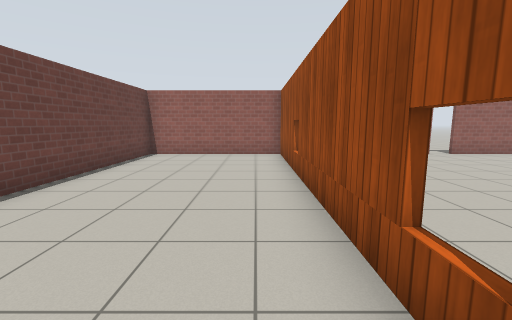
view 1 (above)

17 first-person views from a walk through a robot-simulator world made for Gazebo. The camera is 1.2 m above the floor, tilts 8° down and sees 90° across. The floor is counted in squares, 1 m on a side. Each view is taken from the middle of a square. On the plan, view 1 faces up. The plan holds only what a view shows up to about 12 squares ahead; the rest is blank. Robots are left out. Simple patterns stand in for the simulator's built-in surfaces. Simple shapes stand in for some stock models.

view 2
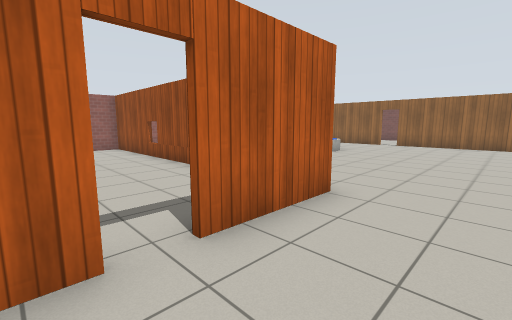

view 3
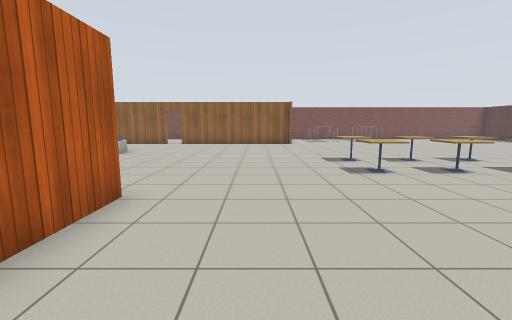

view 4
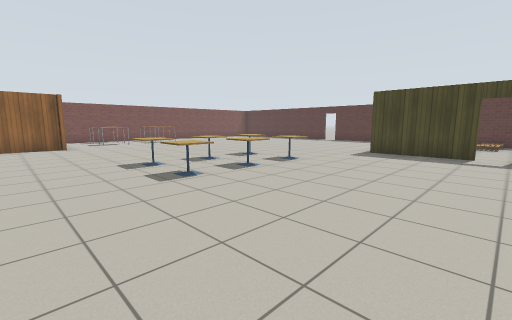

view 5
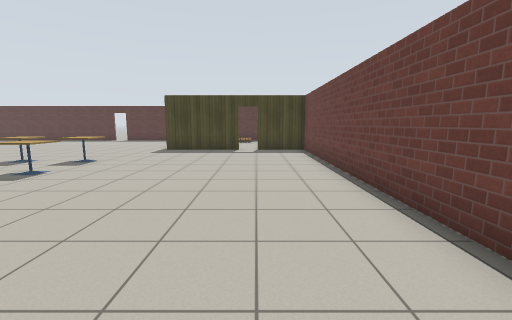

view 6
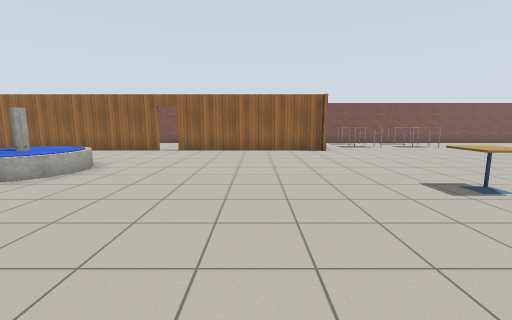

view 7
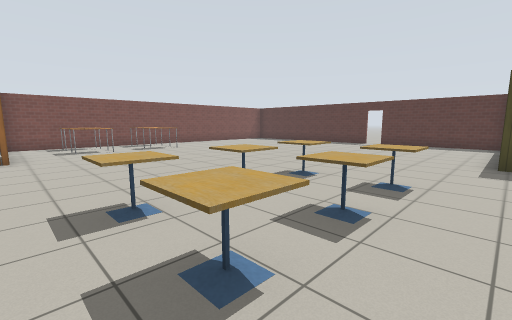

view 8
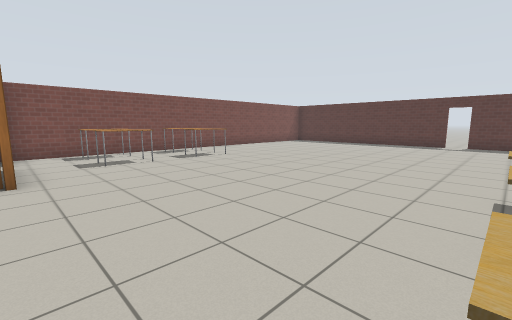

view 9
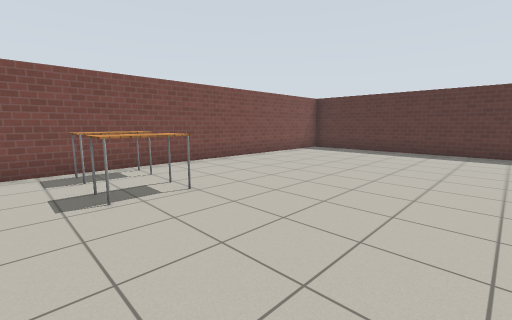

view 10
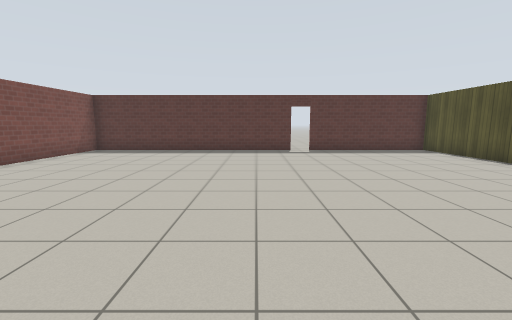

view 11
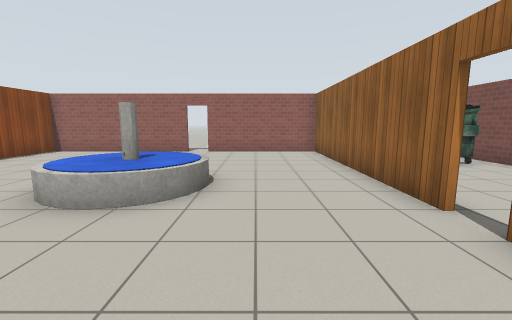

view 12
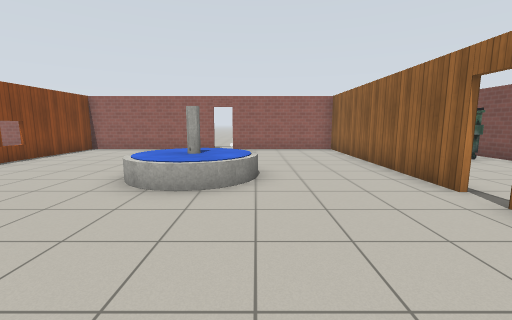

view 13
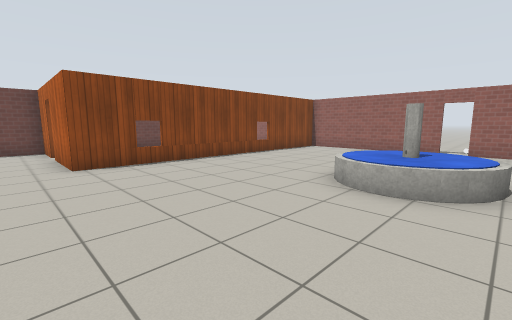

view 14
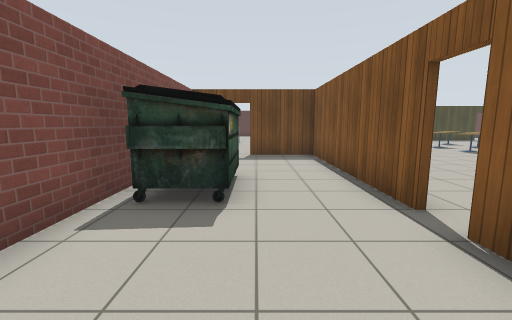

view 15
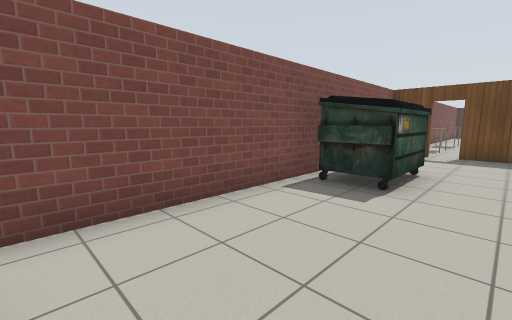

view 16
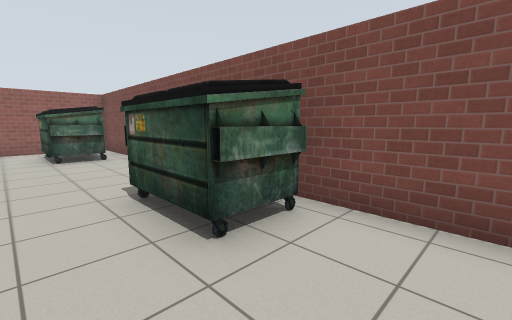

view 17
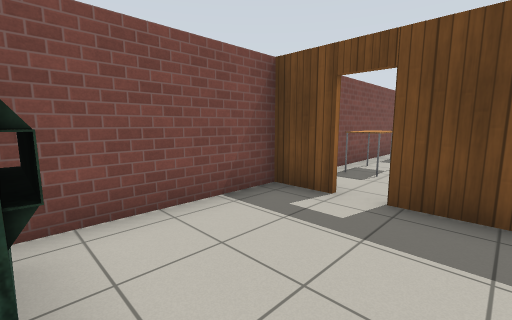

### Floor plan
Points are (right, up) in squares from view 1. A wall is a line through its corners. A room is listed if a view was taken in it or the views show most of it. See-through windows are left out.
Room 1 (view 1)
walls: (1, 0.9) (1, 10.3) (-4.3, 10.3) (-4.3, 4.1)
ways out: open door at (-2, -1) to room 2
Room 2 (views 2, 3, 4, 5, 6, 7, 8, 9, 10, 11, 12, 13)
walls: (12.6, -5) (12.6, 1.6); (-1.2, -14) (2.3, -14); (2.2, -16.8) (2.2, -18.5); (12.6, 2.4) (12.6, 10.3) (7.9, 10.3); (-2.5, -0.8) (-4.3, -0.8) (-4.3, -2.1); (-4.3, -4.1) (-4.3, -14) (-2, -14); (8.3, -20.9) (17.4, -20.9) (17.4, -5.1); (2.2, -20.9) (7.5, -20.9); (7.1, 10.3) (1.1, 10.3) (1.1, -0.8) (-1.6, -0.8)
ways out: open door at (-2, -1) to room 1; open door at (13, 2) to room 3; open door at (15.5, -5) to room 3; open door at (-1.5, -14); open door at (7.5, 10); open door at (8, -21)
objects: cafe table (3, -10) to (4, -10); cafe table (3, -8) to (4, -8); cafe table (3, -6) to (4, -6); cafe table (5, -10) to (6, -10); cafe table (5, -8) to (6, -8); cafe table (5, -6) to (6, -6); fountain (6, 3) to (9, 5); table (14, -11) to (15, -10); table (14, -8) to (15, -7); table (16, -11) to (17, -10); table (16, -8) to (17, -7)
Room 3 (views 14, 15, 16, 17)
walls: (12.8, 3) (12.8, 2.4); (12.8, 1.6) (12.8, -5); (16, -5) (17.4, -5) (17.4, 10.3) (13.9, 10.3); (12.4, -5) (15.2, -5)
ways out: open door at (13, 2) to room 2; open door at (15.5, -5) to room 2
objects: dumpster (15, 7) to (16, 9); dumpster (16, -1) to (17, 1)

Positions as (right, up) in squares from view 1, and headings:
1: (0, 0), facing up
2: (-3, -3), facing up-right
3: (-3, -3), facing right
4: (-2, -3), facing down-right
5: (-2, -2), facing down
6: (1, -2), facing right
7: (2, -5), facing down-right
8: (6, -5), facing down-right
9: (10, -9), facing down-right
10: (10, -9), facing down
11: (10, -1), facing up
12: (9, -2), facing up
13: (9, -2), facing up-left
14: (15, 5), facing down
15: (14, 6), facing down-right
16: (14, -3), facing up-right
17: (14, -1), facing down-right
